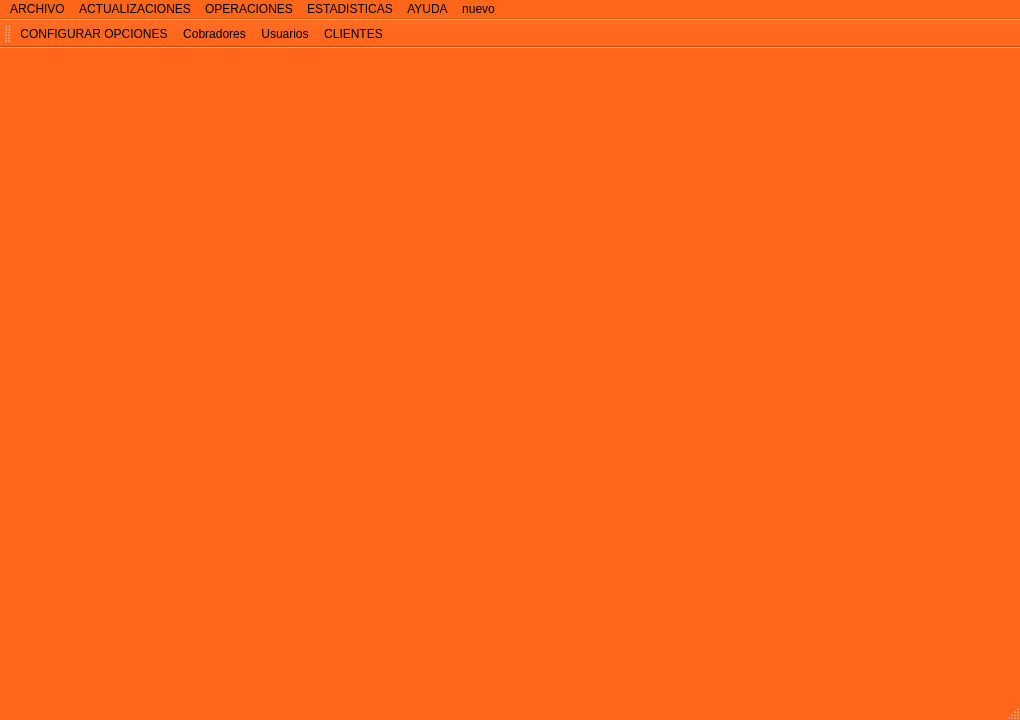
<?xml version="1.0" encoding="UTF-8"?>
<ui version="4.0">
 <class>MainWindow</class>
 <widget class="QMainWindow" name="MainWindow">
  <property name="geometry">
   <rect>
    <x>0</x>
    <y>0</y>
    <width>1020</width>
    <height>720</height>
   </rect>
  </property>
  <property name="minimumSize">
   <size>
    <width>960</width>
    <height>720</height>
   </size>
  </property>
  <property name="maximumSize">
   <size>
    <width>1920</width>
    <height>1080</height>
   </size>
  </property>
  <property name="palette">
   <palette>
    <active>
     <colorrole role="WindowText">
      <brush brushstyle="SolidPattern">
       <color alpha="255">
        <red>255</red>
        <green>255</green>
        <blue>255</blue>
       </color>
      </brush>
     </colorrole>
     <colorrole role="Button">
      <brush brushstyle="SolidPattern">
       <color alpha="255">
        <red>255</red>
        <green>102</green>
        <blue>25</blue>
       </color>
      </brush>
     </colorrole>
     <colorrole role="Light">
      <brush brushstyle="SolidPattern">
       <color alpha="255">
        <red>255</red>
        <green>199</green>
        <blue>170</blue>
       </color>
      </brush>
     </colorrole>
     <colorrole role="Midlight">
      <brush brushstyle="SolidPattern">
       <color alpha="255">
        <red>255</red>
        <green>144</green>
        <blue>89</blue>
       </color>
      </brush>
     </colorrole>
     <colorrole role="Dark">
      <brush brushstyle="SolidPattern">
       <color alpha="255">
        <red>127</red>
        <green>51</green>
        <blue>12</blue>
       </color>
      </brush>
     </colorrole>
     <colorrole role="Mid">
      <brush brushstyle="SolidPattern">
       <color alpha="255">
        <red>170</red>
        <green>68</green>
        <blue>16</blue>
       </color>
      </brush>
     </colorrole>
     <colorrole role="Text">
      <brush brushstyle="SolidPattern">
       <color alpha="255">
        <red>0</red>
        <green>0</green>
        <blue>0</blue>
       </color>
      </brush>
     </colorrole>
     <colorrole role="BrightText">
      <brush brushstyle="SolidPattern">
       <color alpha="255">
        <red>255</red>
        <green>255</green>
        <blue>255</blue>
       </color>
      </brush>
     </colorrole>
     <colorrole role="ButtonText">
      <brush brushstyle="SolidPattern">
       <color alpha="255">
        <red>0</red>
        <green>0</green>
        <blue>0</blue>
       </color>
      </brush>
     </colorrole>
     <colorrole role="Base">
      <brush brushstyle="SolidPattern">
       <color alpha="255">
        <red>255</red>
        <green>255</green>
        <blue>255</blue>
       </color>
      </brush>
     </colorrole>
     <colorrole role="Window">
      <brush brushstyle="SolidPattern">
       <color alpha="255">
        <red>255</red>
        <green>102</green>
        <blue>25</blue>
       </color>
      </brush>
     </colorrole>
     <colorrole role="Shadow">
      <brush brushstyle="SolidPattern">
       <color alpha="255">
        <red>0</red>
        <green>0</green>
        <blue>0</blue>
       </color>
      </brush>
     </colorrole>
     <colorrole role="AlternateBase">
      <brush brushstyle="SolidPattern">
       <color alpha="255">
        <red>255</red>
        <green>178</green>
        <blue>140</blue>
       </color>
      </brush>
     </colorrole>
     <colorrole role="ToolTipBase">
      <brush brushstyle="SolidPattern">
       <color alpha="255">
        <red>255</red>
        <green>255</green>
        <blue>220</blue>
       </color>
      </brush>
     </colorrole>
     <colorrole role="ToolTipText">
      <brush brushstyle="SolidPattern">
       <color alpha="255">
        <red>0</red>
        <green>0</green>
        <blue>0</blue>
       </color>
      </brush>
     </colorrole>
    </active>
    <inactive>
     <colorrole role="WindowText">
      <brush brushstyle="SolidPattern">
       <color alpha="255">
        <red>255</red>
        <green>255</green>
        <blue>255</blue>
       </color>
      </brush>
     </colorrole>
     <colorrole role="Button">
      <brush brushstyle="SolidPattern">
       <color alpha="255">
        <red>255</red>
        <green>102</green>
        <blue>25</blue>
       </color>
      </brush>
     </colorrole>
     <colorrole role="Light">
      <brush brushstyle="SolidPattern">
       <color alpha="255">
        <red>255</red>
        <green>199</green>
        <blue>170</blue>
       </color>
      </brush>
     </colorrole>
     <colorrole role="Midlight">
      <brush brushstyle="SolidPattern">
       <color alpha="255">
        <red>255</red>
        <green>144</green>
        <blue>89</blue>
       </color>
      </brush>
     </colorrole>
     <colorrole role="Dark">
      <brush brushstyle="SolidPattern">
       <color alpha="255">
        <red>127</red>
        <green>51</green>
        <blue>12</blue>
       </color>
      </brush>
     </colorrole>
     <colorrole role="Mid">
      <brush brushstyle="SolidPattern">
       <color alpha="255">
        <red>170</red>
        <green>68</green>
        <blue>16</blue>
       </color>
      </brush>
     </colorrole>
     <colorrole role="Text">
      <brush brushstyle="SolidPattern">
       <color alpha="255">
        <red>0</red>
        <green>0</green>
        <blue>0</blue>
       </color>
      </brush>
     </colorrole>
     <colorrole role="BrightText">
      <brush brushstyle="SolidPattern">
       <color alpha="255">
        <red>255</red>
        <green>255</green>
        <blue>255</blue>
       </color>
      </brush>
     </colorrole>
     <colorrole role="ButtonText">
      <brush brushstyle="SolidPattern">
       <color alpha="255">
        <red>0</red>
        <green>0</green>
        <blue>0</blue>
       </color>
      </brush>
     </colorrole>
     <colorrole role="Base">
      <brush brushstyle="SolidPattern">
       <color alpha="255">
        <red>255</red>
        <green>255</green>
        <blue>255</blue>
       </color>
      </brush>
     </colorrole>
     <colorrole role="Window">
      <brush brushstyle="SolidPattern">
       <color alpha="255">
        <red>255</red>
        <green>102</green>
        <blue>25</blue>
       </color>
      </brush>
     </colorrole>
     <colorrole role="Shadow">
      <brush brushstyle="SolidPattern">
       <color alpha="255">
        <red>0</red>
        <green>0</green>
        <blue>0</blue>
       </color>
      </brush>
     </colorrole>
     <colorrole role="AlternateBase">
      <brush brushstyle="SolidPattern">
       <color alpha="255">
        <red>255</red>
        <green>178</green>
        <blue>140</blue>
       </color>
      </brush>
     </colorrole>
     <colorrole role="ToolTipBase">
      <brush brushstyle="SolidPattern">
       <color alpha="255">
        <red>255</red>
        <green>255</green>
        <blue>220</blue>
       </color>
      </brush>
     </colorrole>
     <colorrole role="ToolTipText">
      <brush brushstyle="SolidPattern">
       <color alpha="255">
        <red>0</red>
        <green>0</green>
        <blue>0</blue>
       </color>
      </brush>
     </colorrole>
    </inactive>
    <disabled>
     <colorrole role="WindowText">
      <brush brushstyle="SolidPattern">
       <color alpha="255">
        <red>127</red>
        <green>51</green>
        <blue>12</blue>
       </color>
      </brush>
     </colorrole>
     <colorrole role="Button">
      <brush brushstyle="SolidPattern">
       <color alpha="255">
        <red>255</red>
        <green>102</green>
        <blue>25</blue>
       </color>
      </brush>
     </colorrole>
     <colorrole role="Light">
      <brush brushstyle="SolidPattern">
       <color alpha="255">
        <red>255</red>
        <green>199</green>
        <blue>170</blue>
       </color>
      </brush>
     </colorrole>
     <colorrole role="Midlight">
      <brush brushstyle="SolidPattern">
       <color alpha="255">
        <red>255</red>
        <green>144</green>
        <blue>89</blue>
       </color>
      </brush>
     </colorrole>
     <colorrole role="Dark">
      <brush brushstyle="SolidPattern">
       <color alpha="255">
        <red>127</red>
        <green>51</green>
        <blue>12</blue>
       </color>
      </brush>
     </colorrole>
     <colorrole role="Mid">
      <brush brushstyle="SolidPattern">
       <color alpha="255">
        <red>170</red>
        <green>68</green>
        <blue>16</blue>
       </color>
      </brush>
     </colorrole>
     <colorrole role="Text">
      <brush brushstyle="SolidPattern">
       <color alpha="255">
        <red>127</red>
        <green>51</green>
        <blue>12</blue>
       </color>
      </brush>
     </colorrole>
     <colorrole role="BrightText">
      <brush brushstyle="SolidPattern">
       <color alpha="255">
        <red>255</red>
        <green>255</green>
        <blue>255</blue>
       </color>
      </brush>
     </colorrole>
     <colorrole role="ButtonText">
      <brush brushstyle="SolidPattern">
       <color alpha="255">
        <red>127</red>
        <green>51</green>
        <blue>12</blue>
       </color>
      </brush>
     </colorrole>
     <colorrole role="Base">
      <brush brushstyle="SolidPattern">
       <color alpha="255">
        <red>255</red>
        <green>102</green>
        <blue>25</blue>
       </color>
      </brush>
     </colorrole>
     <colorrole role="Window">
      <brush brushstyle="SolidPattern">
       <color alpha="255">
        <red>255</red>
        <green>102</green>
        <blue>25</blue>
       </color>
      </brush>
     </colorrole>
     <colorrole role="Shadow">
      <brush brushstyle="SolidPattern">
       <color alpha="255">
        <red>0</red>
        <green>0</green>
        <blue>0</blue>
       </color>
      </brush>
     </colorrole>
     <colorrole role="AlternateBase">
      <brush brushstyle="SolidPattern">
       <color alpha="255">
        <red>255</red>
        <green>102</green>
        <blue>25</blue>
       </color>
      </brush>
     </colorrole>
     <colorrole role="ToolTipBase">
      <brush brushstyle="SolidPattern">
       <color alpha="255">
        <red>255</red>
        <green>255</green>
        <blue>220</blue>
       </color>
      </brush>
     </colorrole>
     <colorrole role="ToolTipText">
      <brush brushstyle="SolidPattern">
       <color alpha="255">
        <red>0</red>
        <green>0</green>
        <blue>0</blue>
       </color>
      </brush>
     </colorrole>
    </disabled>
   </palette>
  </property>
  <property name="windowTitle">
   <string>MainWindow</string>
  </property>
  <widget class="QWidget" name="centralWidget"/>
  <widget class="QMenuBar" name="menuBar">
   <property name="geometry">
    <rect>
     <x>0</x>
     <y>0</y>
     <width>1020</width>
     <height>20</height>
    </rect>
   </property>
   <widget class="QMenu" name="menuARCHIVO">
    <property name="title">
     <string>ARCHIVO</string>
    </property>
    <addaction name="actionCONFIGURACI_N_DE_OPCIONES"/>
    <addaction name="actionUsuarios_2"/>
   </widget>
   <widget class="QMenu" name="menuACTUALIZACIONES">
    <property name="title">
     <string>ACTUALIZACIONES</string>
    </property>
    <addaction name="actionClientes"/>
    <addaction name="actionCobradores"/>
   </widget>
   <widget class="QMenu" name="menuOPERACIONES">
    <property name="title">
     <string>OPERACIONES</string>
    </property>
    <addaction name="actionAGREGAR_NUEVOS_CR_DITOS"/>
    <addaction name="actionGENERADOR_CA_DA_DE_PR_STAMOS"/>
    <addaction name="actionREGLAS_OTORGACI_N_DE_CR_DITOS"/>
    <addaction name="actionREGLAS_EMISI_N_DE_CR_DITOS"/>
    <addaction name="actionREPORTE_DE_CR_DITOS"/>
    <addaction name="actionHISTORIAL_CR_DITOS_Y_CUOTAS"/>
    <addaction name="actionBAJA_CR_DITOS"/>
    <addaction name="actionMODIFICACI_N_DE_CR_DITOS"/>
    <addaction name="actionREPORTE_DE_CUOTAS"/>
    <addaction name="actionCOBRAR_CUOTAS"/>
    <addaction name="actionPUNITORIOS_DE_CUOTAS"/>
    <addaction name="actionGENERADOR_DE_COMISIONES"/>
    <addaction name="actionREFINANCIAMIENTO"/>
    <addaction name="actionCONSULTA_DEUDORES"/>
    <addaction name="actionREPORTE_DEUDORES"/>
    <addaction name="actionBUSCAR_CLIENTES"/>
   </widget>
   <widget class="QMenu" name="menuESTADISTICAS">
    <property name="title">
     <string>ESTADISTICAS</string>
    </property>
    <addaction name="actionGR_FICOS"/>
   </widget>
   <widget class="QMenu" name="menuAYUDA">
    <property name="title">
     <string>AYUDA</string>
    </property>
    <addaction name="actionCONTENIDOS"/>
    <addaction name="actionSITIOS_WEB"/>
   </widget>
   <widget class="QMenu" name="menuNuevo">
    <property name="title">
     <string>nuevo</string>
    </property>
    <addaction name="actionHola"/>
    <addaction name="actionCliente_actualizar"/>
   </widget>
   <addaction name="menuARCHIVO"/>
   <addaction name="menuACTUALIZACIONES"/>
   <addaction name="menuOPERACIONES"/>
   <addaction name="menuESTADISTICAS"/>
   <addaction name="menuAYUDA"/>
   <addaction name="menuNuevo"/>
  </widget>
  <widget class="QStatusBar" name="statusBar"/>
  <widget class="QToolBar" name="mainToolBar">
   <property name="iconSize">
    <size>
     <width>50</width>
     <height>50</height>
    </size>
   </property>
   <attribute name="toolBarArea">
    <enum>TopToolBarArea</enum>
   </attribute>
   <attribute name="toolBarBreak">
    <bool>false</bool>
   </attribute>
   <addaction name="actionCONFIGURAR_OPCIONES"/>
   <addaction name="actionCOBRADORES"/>
   <addaction name="actionUsuarios"/>
   <addaction name="actionCLIENTES"/>
  </widget>
  <action name="actionCONFIGURAR_OPCIONES">
   <property name="icon">
    <iconset>
     <normaloff>../Escritorio/Iconos/settings.png</normaloff>
     <normalon>../Escritorio/Iconos/settings.png</normalon>../Escritorio/Iconos/settings.png</iconset>
   </property>
   <property name="text">
    <string>CONFIGURAR OPCIONES</string>
   </property>
  </action>
  <action name="actionCLIENTES">
   <property name="icon">
    <iconset>
     <normaloff>../Escritorio/Iconos/profile_avatar_placeholder_large.png</normaloff>../Escritorio/Iconos/profile_avatar_placeholder_large.png</iconset>
   </property>
   <property name="text">
    <string>CLIENTES</string>
   </property>
  </action>
  <action name="actionCOBRADORES">
   <property name="icon">
    <iconset>
     <normaloff>../Escritorio/Iconos/profile_avatar_ninja2.png</normaloff>../Escritorio/Iconos/profile_avatar_ninja2.png</iconset>
   </property>
   <property name="text">
    <string>Cobradores</string>
   </property>
  </action>
  <action name="actionAGREGAR_NUEVOS_CR_DITOS">
   <property name="text">
    <string>AGREGAR NUEVOS CRÉDITOS</string>
   </property>
  </action>
  <action name="actionGENERADOR_CA_DA_DE_PR_STAMOS">
   <property name="text">
    <string>GENERADOR CAÍDA DE PRÉSTAMOS</string>
   </property>
  </action>
  <action name="actionREGLAS_OTORGACI_N_DE_CR_DITOS">
   <property name="text">
    <string>REGLAS OTORGACIÓN DE CRÉDITOS</string>
   </property>
  </action>
  <action name="actionREGLAS_EMISI_N_DE_CR_DITOS">
   <property name="text">
    <string>REGLAS EMISIÓN DE CRÉDITOS</string>
   </property>
  </action>
  <action name="actionREPORTE_DE_CR_DITOS">
   <property name="text">
    <string>REPORTE DE CRÉDITOS</string>
   </property>
  </action>
  <action name="actionHISTORIAL_CR_DITOS_Y_CUOTAS">
   <property name="text">
    <string>HISTORIAL CRÉDITOS Y CUOTAS</string>
   </property>
  </action>
  <action name="actionBAJA_CR_DITOS">
   <property name="text">
    <string>BAJA CRÉDITOS</string>
   </property>
  </action>
  <action name="actionMODIFICACI_N_DE_CR_DITOS">
   <property name="text">
    <string>MODIFICACIÓN DE CRÉDITOS</string>
   </property>
  </action>
  <action name="actionREPORTE_DE_CUOTAS">
   <property name="text">
    <string>REPORTE DE CUOTAS</string>
   </property>
  </action>
  <action name="actionCOBRAR_CUOTAS">
   <property name="text">
    <string>COBRAR CUOTAS</string>
   </property>
  </action>
  <action name="actionPUNITORIOS_DE_CUOTAS">
   <property name="text">
    <string>PUNITORIOS</string>
   </property>
  </action>
  <action name="actionGENERADOR_DE_COMISIONES">
   <property name="text">
    <string>GENERADOR DE COMISIONES</string>
   </property>
  </action>
  <action name="actionREFINANCIAMIENTO">
   <property name="text">
    <string>REFINANCIAMIENTO</string>
   </property>
  </action>
  <action name="actionCONSULTA_DEUDORES">
   <property name="text">
    <string>CONSULTA DEUDORES</string>
   </property>
  </action>
  <action name="actionREPORTE_DEUDORES">
   <property name="text">
    <string>REPORTE DEUDORES</string>
   </property>
  </action>
  <action name="actionGR_FICOS">
   <property name="text">
    <string>GRÁFICOS</string>
   </property>
  </action>
  <action name="actionCONTENIDOS">
   <property name="text">
    <string>CONTENIDOS</string>
   </property>
  </action>
  <action name="actionSITIOS_WEB">
   <property name="text">
    <string>SITIOS WEB</string>
   </property>
  </action>
  <action name="actionCONFIGURACI_N_DE_OPCIONES">
   <property name="icon">
    <iconset>
     <normalon>../Escritorio/Iconos/settings.png</normalon>
    </iconset>
   </property>
   <property name="text">
    <string>Configuración de Opciones</string>
   </property>
  </action>
  <action name="actionBUSCAR_CLIENTES">
   <property name="text">
    <string>BUSCAR CLIENTES</string>
   </property>
  </action>
  <action name="actionUsuarios">
   <property name="icon">
    <iconset>
     <normaloff>../Escritorio/Iconos/profile_avatar_generic.png</normaloff>../Escritorio/Iconos/profile_avatar_generic.png</iconset>
   </property>
   <property name="text">
    <string>Usuarios</string>
   </property>
  </action>
  <action name="actionUsuarios_2">
   <property name="icon">
    <iconset>
     <normaloff>../Escritorio/Iconos/profile_avatar_generic.png</normaloff>../Escritorio/Iconos/profile_avatar_generic.png</iconset>
   </property>
   <property name="text">
    <string>Usuarios</string>
   </property>
  </action>
  <action name="actionClientes">
   <property name="icon">
    <iconset>
     <normaloff>../Escritorio/Iconos/profile_loading.png</normaloff>../Escritorio/Iconos/profile_loading.png</iconset>
   </property>
   <property name="text">
    <string>Clientes</string>
   </property>
  </action>
  <action name="actionCobradores">
   <property name="icon">
    <iconset>
     <normaloff>../Escritorio/Iconos/profile_avatar_ninja.png</normaloff>../Escritorio/Iconos/profile_avatar_ninja.png</iconset>
   </property>
   <property name="text">
    <string>Cobradores</string>
   </property>
  </action>
  <action name="actionHola">
   <property name="text">
    <string>hola</string>
   </property>
  </action>
  <action name="actionCliente_actualizar">
   <property name="text">
    <string>cliente actualizar</string>
   </property>
  </action>
 </widget>
 <layoutdefault spacing="6" margin="11"/>
 <resources/>
 <connections/>
</ui>
